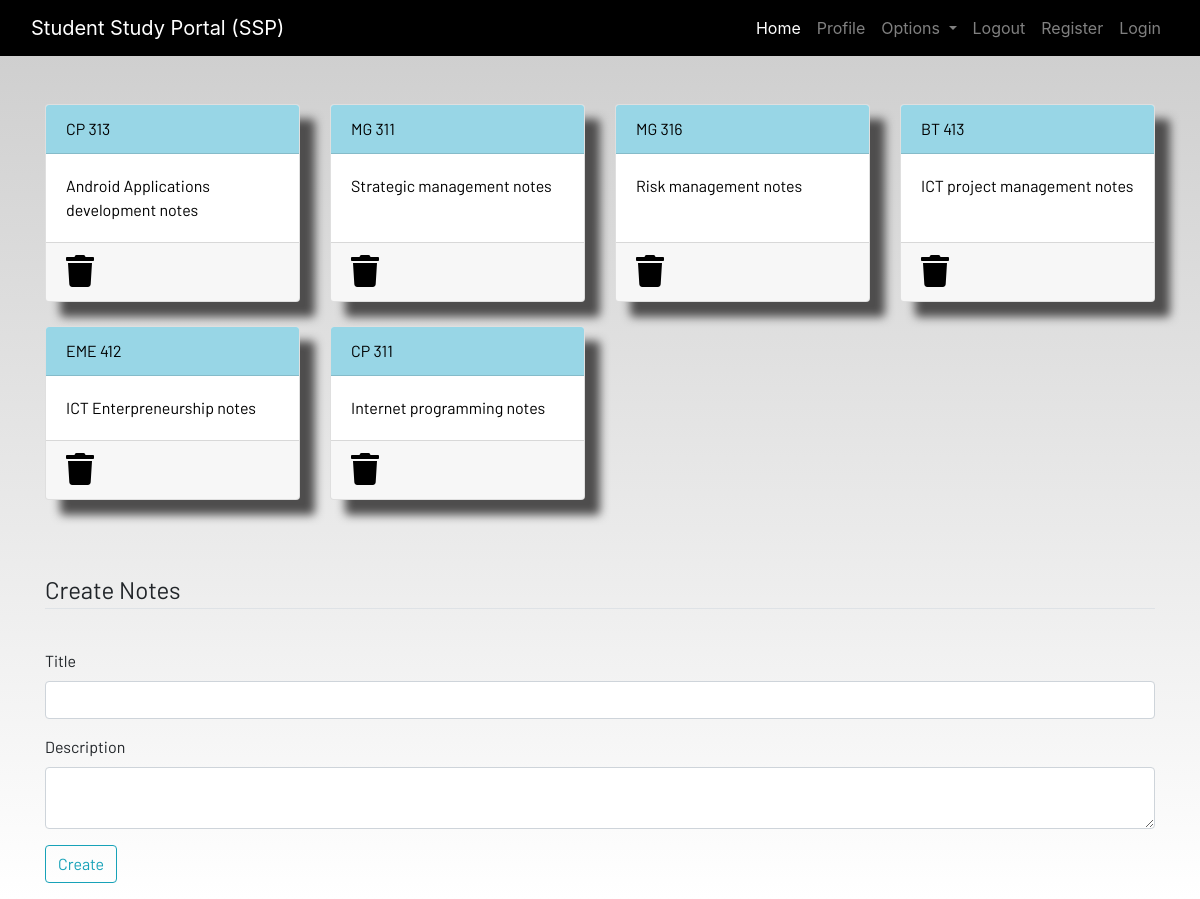
Screenshot of /notes/ (signed in) with the database file from the repository.
### dashboard/models.py (models this page shows, shortened)
class Notes(models.Model):
    user = models.ForeignKey(User, on_delete=models.CASCADE)
    title = models.CharField(max_length=200)
    description = models.TextField()
    class Meta:
        verbose_name = "notes"
        verbose_name_plural = "notes"

### dashboard/views.py (the view)
# urls.py: path('notes/',views.notes),
def notes(request):
    notes = Notes.objects.filter(user=request.user)
    context = {'notes':notes}
    return render(request, 'dashboard/notes.html', context)

### dashboard/templates/dashboard/notes.html (shortened to what this page needs)
{% extends 'dashboard/base.html' %}
{% load static %}
{% block content %}
<div class="container">
    <div class="row">
        {% for note in notes %}
        <div class="col-md-3 mb-4">
            <a href="{% url 'notes_detail' note.id %}">
                <div class="card">
                    <div class="card-header">{{ note.title }}</div>
                    <div class="card-body">{{ note.description|slice:"0:100" }}</div>
                    <div class="card-footer mt-auto "><a href="{% url 'delete_note' note.id %}">
                        <i class="fa fa-trash fa-2x"></i></a>
                    </div>
                </div>
            </a>
        </div>
{% endfor %}
    </div>
</div>
<br><br>
<div class="container">
    <form method="POST" action="/notes/add">
        <fieldset class="form-group">
            <legend class="border-bottom mb-4">Create Notes</legend>
        </fieldset>
<div class="form-group">
    <label for="title">Title</label>
    <input type="text" class="form-control" name="title" id="exampleInputEmail1" aria-describedby="emailHelp">
  </div>
  <div class="form-group">
    <label for="description">Description</label>
    <textarea type="text" class="form-control" name="description" id="exampleInputPassword1">
    </textarea>
  </div>
        <div class="form-group">
            <button  class="btn btn-outline-info" type="submit">
                Create
            </button>
        </div>
    </form>
</div>
{% endblock content %}

### static/css/main.css (style rules this page uses)
html { scroll-behavior: smooth; height: 100%; width: 100%; }
.card { box-shadow: 15px 15px 10px rgb(78, 77, 77); }
a { text-decoration: none !important; color: black; }
.card-header { color: black !important; background: rgb(152, 214, 230) !important; transition: 0.3s ease-in; }
html, body { max-width: 100%; overflow-x: hidden; height: 100%; width: 100%; }
body { background: linear-gradient(rgba(0, 0, 0, 0.2), rgba(255, 255, 255, 0.5)); overflow-x: hidden; background-repeat: no-repeat; }
.card-header { background-color: rgb(133, 204, 231); }
.col-md-3 .card { width: 100%; height: 100%; }
.fa { color: black; }

### rows the page displays
Notes: title "CP 313", description "Android Applications development notes"
Notes: title "MG 311", description "Strategic management notes"
Notes: title "MG 316", description "Risk management notes"
Notes: title "BT 413", description "ICT project management notes"
Notes: title "EME 412", description "ICT Enterpreneurship notes"
Notes: title "CP 311", description "Internet programming notes"
